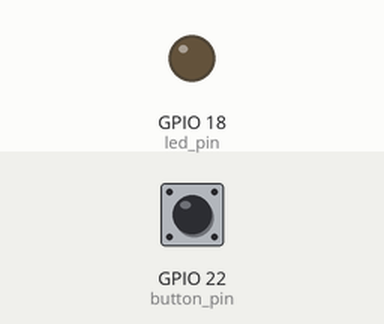
Recording of a program running on a simulated Raspberry Pi (BCM pin numbers). Parts: output pins drawn as LEDs (lit = HIGH). Inputs (shaded band) come from the test bench; at power-on: GPIO 22 (button_pin) LOW.

Above: at 1.2 s.
1.3 s: GPIO 22 (button_pin) pulled HIGH for 0.15 s
At 2.5 s:
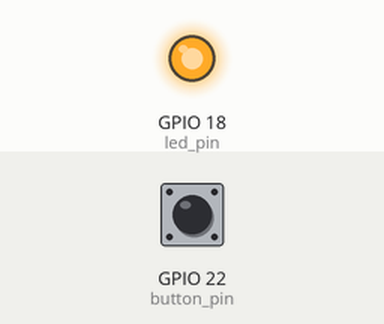
2.9 s: GPIO 22 (button_pin) pulled HIGH for 1 s
At 3.8 s:
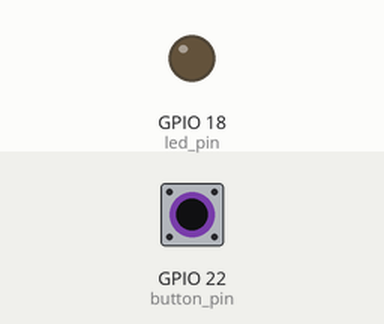
5.4 s: GPIO 22 (button_pin) pulled HIGH for 3.2 s
At 5.7 s:
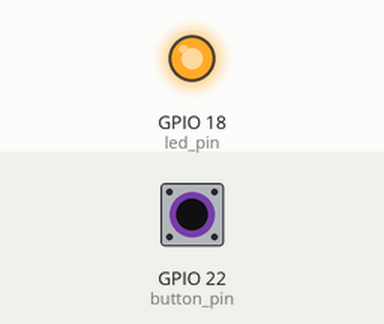
Timing chart, 0 to 8.4 s (numbered marks = the images above; inputs shaded):
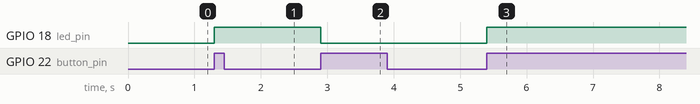

The program:

solve5.py
```python
import RPi.GPIO as GPIO

led_state = False
led_state_changed = False
def buttonPressed(channel):
  global led_state
  global led_state_changed
  led_state = True if not led_state else False
  led_state_changed = True

button_pin = 22
led_pin = 18

GPIO.setmode(GPIO.BCM)

GPIO.setup(led_pin, GPIO.OUT)

GPIO.setup(button_pin, GPIO.IN)
GPIO.add_event_detect(button_pin, GPIO.RISING)
GPIO.add_event_callback(button_pin, buttonPressed)

try:
  while True:
    if led_state_changed == True:
      led_state_changed = False
      GPIO.output(led_pin, led_state)

except KeyboardInterrupt:
  pass

GPIO.cleanup()

# black 5 -> 6
# white 8 -> 15
# red 10 -> 1
# brown 14 -> 17
# yellow 18 -> 12
```

Measured:
- after the input at 1.3 s, GPIO 18 (led_pin): LOW → HIGH at once
- after the input at 2.9 s, GPIO 18 (led_pin): HIGH → LOW at once
- after the input at 5.4 s, GPIO 18 (led_pin): LOW → HIGH at once
